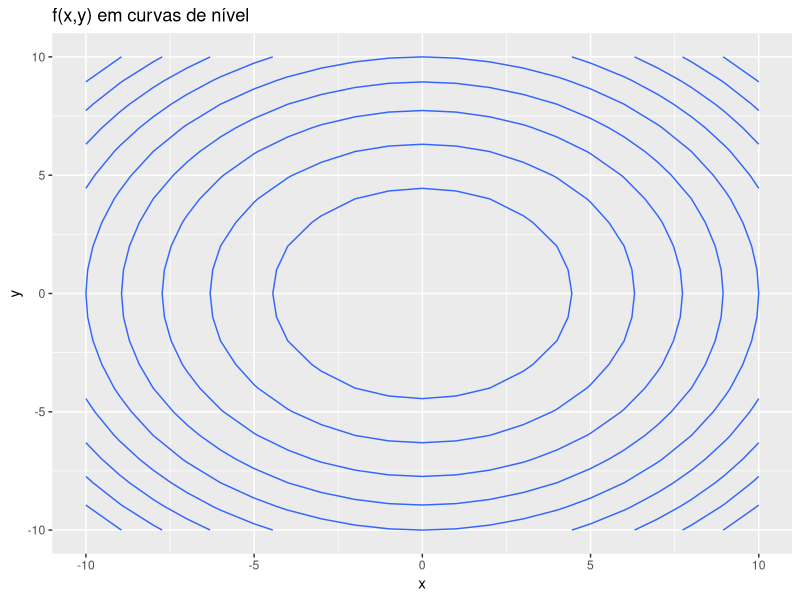
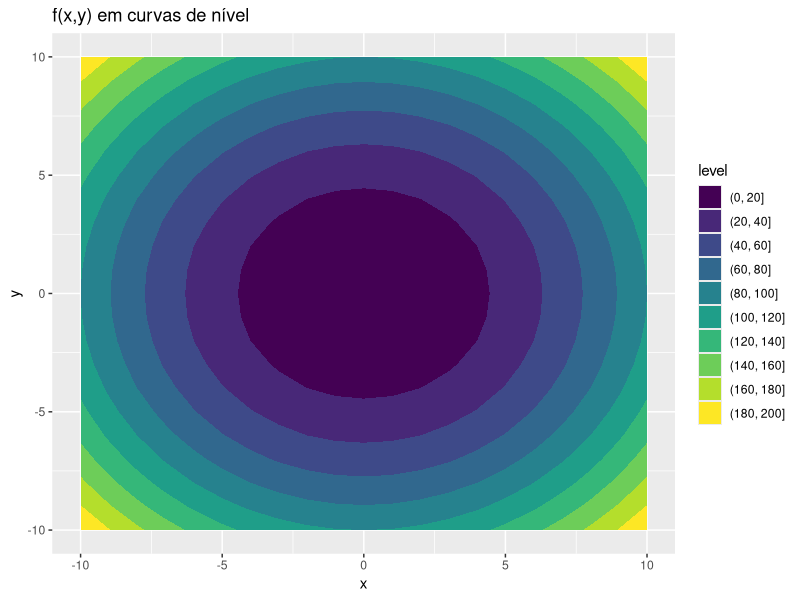
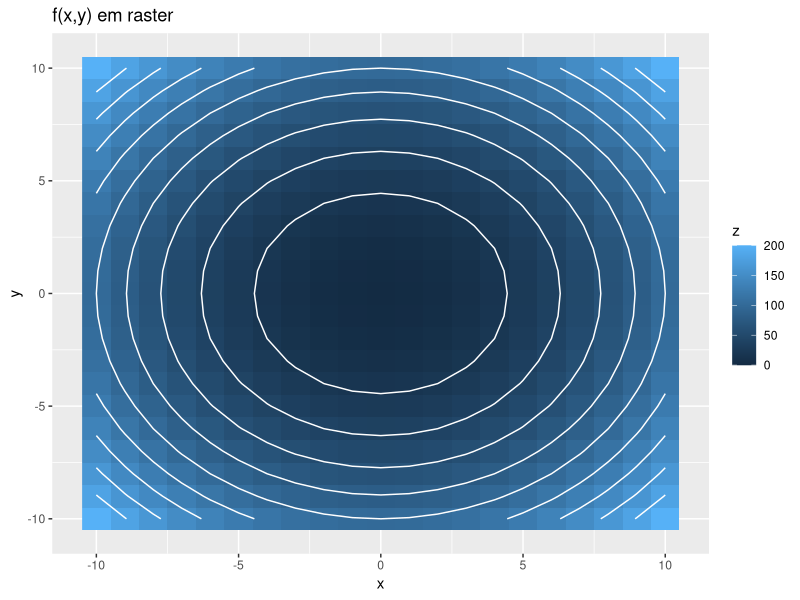
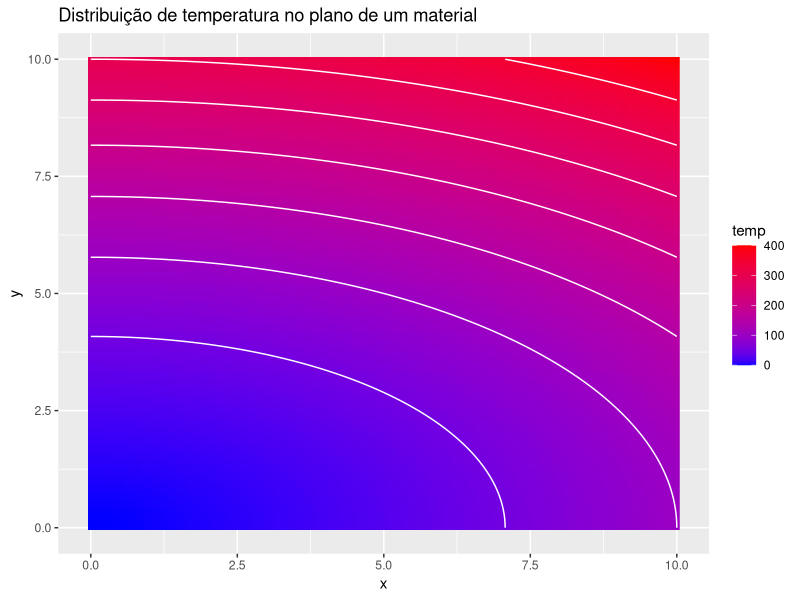
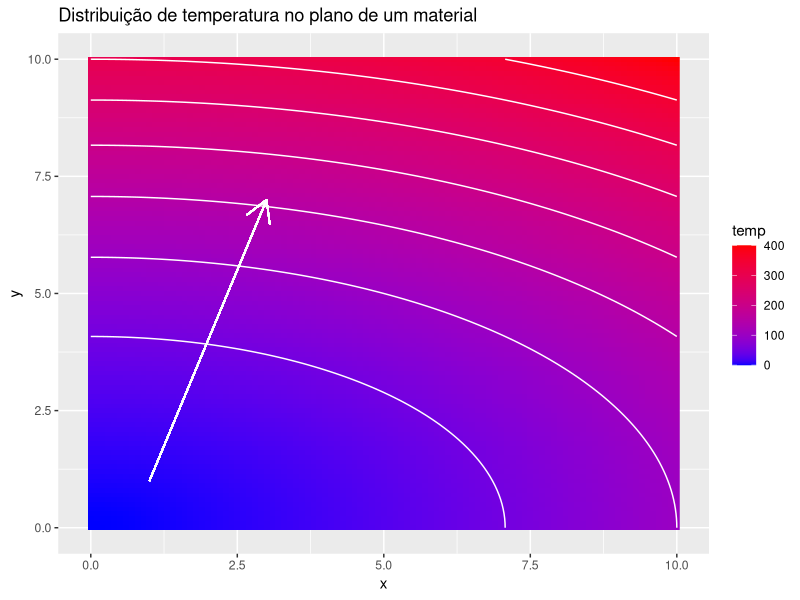
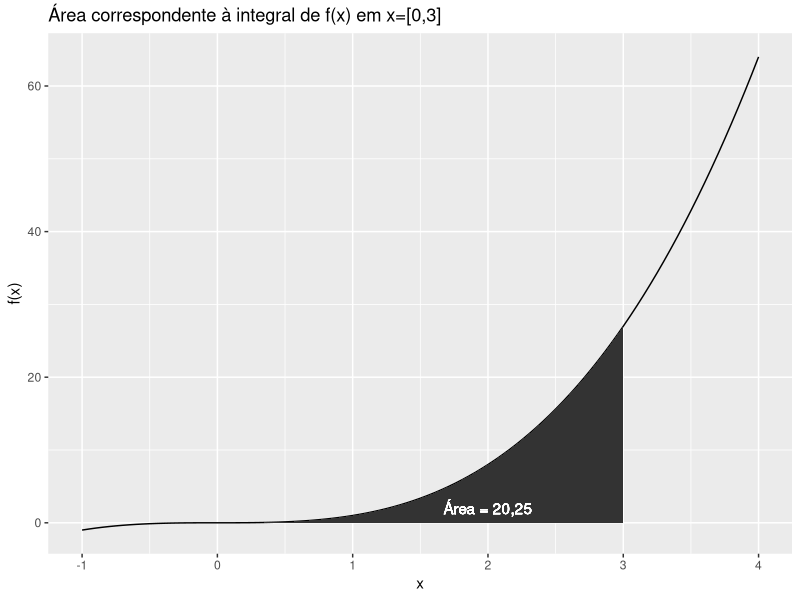
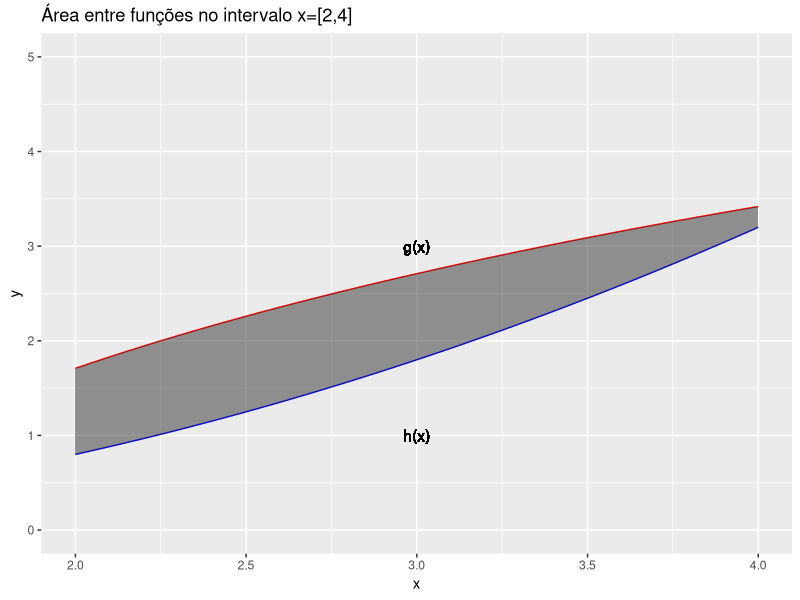
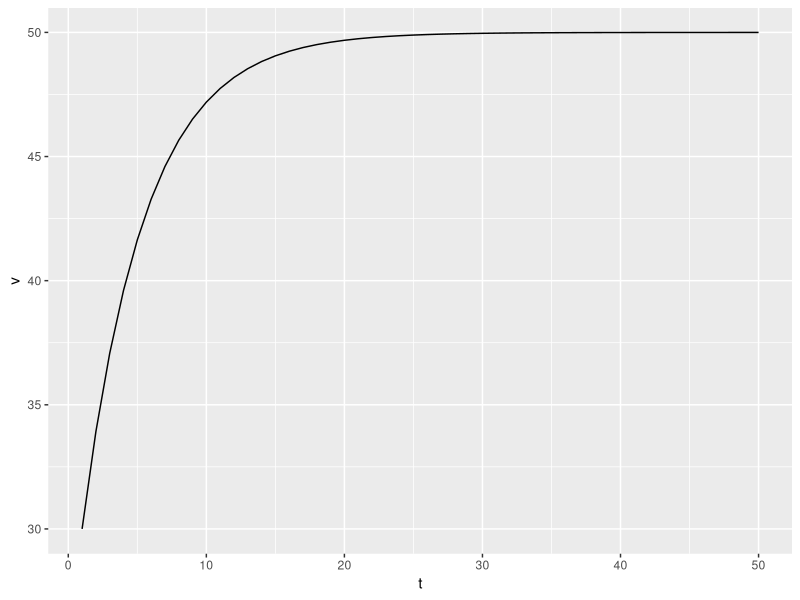

These figures' R source, in order:
## ---- chunk 1
knitr::opts_chunk$set(echo = TRUE)
library(ggplot2)
## ---- chunk 2
s <- seq(-10,10, length.out=21)
## ---- chunk 3
f <- expand.grid(s,s)
colnames(f) <- c('x','y')
## ---- chunk 4
f$z <- f$x**2 + f$y**2
## ---- chunk 5
ggplot(f, aes(x,y,z=z)) +
  geom_contour() +
  labs(title="f(x,y) em curvas de nível")
## ---- chunk 6
ggplot(f, aes(x,y,z=z)) +
  geom_contour_filled() +
  labs(title="f(x,y) em curvas de nível")
## ---- chunk 7
ggplot(f, aes(x,y,z=z)) +
  geom_raster(aes(fill=z)) +
  geom_contour(colour="white") +
  labs(title="f(x,y) em raster")
## ---- chunk 8
# criando a sequência de números para x e y:
s <- seq(0,10,length.out=101)
# criando o data frame para a função f:
f <- expand.grid(s,s)
colnames(f) <- c('x','y')
# criando o valor da temperatura:
f$temp <- f$x**2 + 3*f$y**2
# plotando com geom_raster, ajustando a visualização para temperaturas altas em vermelho.
ggplot(f, aes(x,y,fill=temp)) +
  geom_raster() +
  geom_contour(aes(z=temp),colour="white") +
  scale_fill_gradient(low="blue", high="red") +
  labs(title="Distribuição de temperatura no plano de um material")
## ---- chunk 9
ggplot(f, aes(x,y,fill=temp)) +
  geom_raster() +
  scale_fill_gradient(low="blue", high="red") +
  geom_contour(aes(z=temp),colour="white") +
  geom_segment(aes(x=1,y=1,xend=3,yend=7), color="white", arrow = arrow()) +
  labs(title="Distribuição de temperatura no plano de um material")
## ---- chunk 10
s <- seq(-2,5)
ggplot(data.frame(s),aes(x=s)) +
  stat_function(fun=function(x){x**3},
                geom="line") +
  stat_function(fun=function(x){x**3},
                geom="area",
                xlim=c(0,3)) +
  xlim(-1,4) +
  geom_text(aes(x=2,y=2,label="Área = 20,25"), colour="white") +
  labs(x="x",y="f(x)",title="Área correspondente à integral de f(x) em x=[0,3]")
## ---- chunk 11
dat <- data.frame(x=seq(0,5,length.out=101))
dat$h <- sapply(dat$x, FUN=function(x){.2*x**2})
dat$g <- sapply(dat$x, FUN=function(x){log(x,base=1.5)})

ggplot(dat, aes(x=x,y=g)) +
  geom_line(aes(y=h),color="blue") +
  geom_line(aes(y=g),color="red") +
  geom_ribbon(aes(xmin=2,xmax=4,ymin=h,ymax=g),alpha=.5) +
  geom_text(aes(x=3,y=3,label="g(x)")) +
  geom_text(aes(x=3,y=1,label="h(x)")) +
  xlim(2,4) +
  ylim(0,5) +
  labs(x="x",y="y",title="Área entre funções no intervalo x=[2,4]")
## ---- chunk 12
# primeira velocidade
v <- c(30)
# primeira aceleração
dvs <- c(0)
# atualização da aceleração de acordo com o tempo
# v = vetor de velocidades
# dvs = vetor de acelerações
for (t in seq(1,49)) {
  dv <- 9.8 - 0.196*v[t]
  v[t+1] <- v[t]+dv
  dvs[t+1] <- dv
}
## ---- chunk 13
ggplot(data.frame(t = c(1:50), v, dvs), aes(x=t, y=v)) +
  geom_line()
## ---- chunk 14
# Primeiro vamos criar uma lista de velocidades e outra de tempos:
v <- seq(-10,50,by=10)
t <- seq(1,50)
# Agora vamos criar uma tabela que combine os tempos e as velocidades:
tab <- expand.grid(t,v)
colnames(tab) <- c('t','v')
# Aplicamos v à equação, criando a coluna d da tabela:
tab$d <- sapply(tab$v, FUN= function(x){9.8 - 0.196*x})
# Agora plotamos o gráfico:
ggplot(tab, aes(x=t,y=v)) +
  geom_segment(aes(xend=t+.5,yend=v+d)) +
  labs(title="Campo de direções para a queda de um objeto")
## ---- chunk 15
#vamos criar a função v:
v <- function(t,v0){50 + (v0 - 50)*exp(-.196*t)}
#agora vamos criar o vetor t, de 0 a 10 segundos:
t <- c(0:10)
#agora, vamos criar um data-frame com várias velocidades iniciais em função do tempo:
vs <- data.frame(t = t, 
                 v0 = v(t,0),
                 v10 = v(t,10),
                 v25 = v(t,25),
                 v50 = v(t,50),
                 v75 = v(t,75),
                 v90 = v(t,90))
#agora vamos colocar algumas dessas velocidades no gráfico:
ggplot(vs, aes(x=t)) +
  geom_line(aes(y=v0), color="red") +
  geom_line(aes(y=v10), color="brown") +
  geom_line(aes(y=v25), color="green") +
  geom_line(aes(y=v50), color="purple") +
  geom_line(aes(y=v75), color="blue") +
  geom_line(aes(y=v90), color="yellow") + 
  labs(title="Comportamento de Vqueda conforme Vinicial",
       y = "Vinicial")
## ---- chunk 16
#criar o vetor x:
x <- seq(1,10,by=.01)
#criar a função:
y <- function(x,c){-1/2*cos(x)*cos(2*x) - sin(x) + c * cos(x)}
#criar o data frame com x e alguns valores de c:
dat <- data.frame(x = x,
                  c5 = y(x,5),
                  c10 = y(x,10),
                  c15 = y(x,15),
                  c20 = y(x,20))
#plotar o gráfico:
ggplot(dat,aes(x=x)) +
  geom_line(aes(y=c5), color="red") +
  geom_line(aes(y=c10), color="green") +
  geom_line(aes(y=c15), color="blue") +
  geom_line(aes(y=c20), color="brown") +
  labs(title="y(x) variando valores de c", y = "y")
